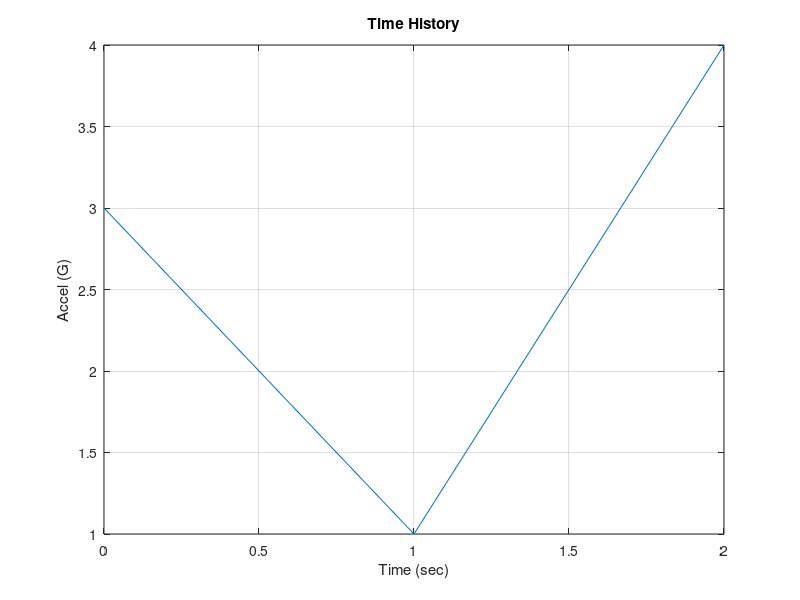
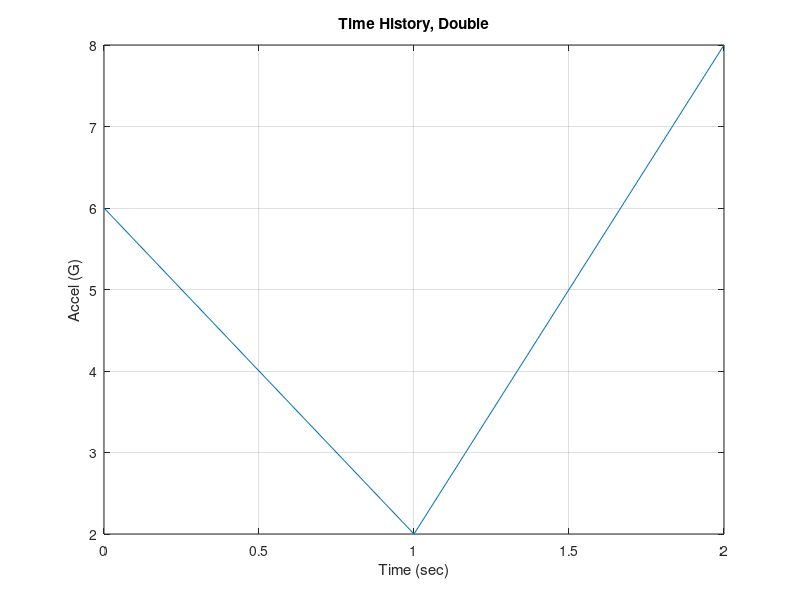

The MATLAB script that drew these images, in order:
%
%   2D array with 3 rows and 2 columns
%
%   Use semicolon to separate rows
%
a=[0 3; 1 1; 2 4];
%
%
%   a(:,1)  is the first column
%   a(:,2)  is the second column
%
figure(1);
plot(a(:,1),a(:,2));
xlabel('Time (sec)');
ylabel('Accel (G)');
title('Time History');
grid on;
%
%   Double the second column and replot
%
a(:,2)=2*a(:,2);
%
figure(2);
plot(a(:,1),a(:,2));
xlabel('Time (sec)');
ylabel('Accel (G)');
title('Time History, Double');
grid on;